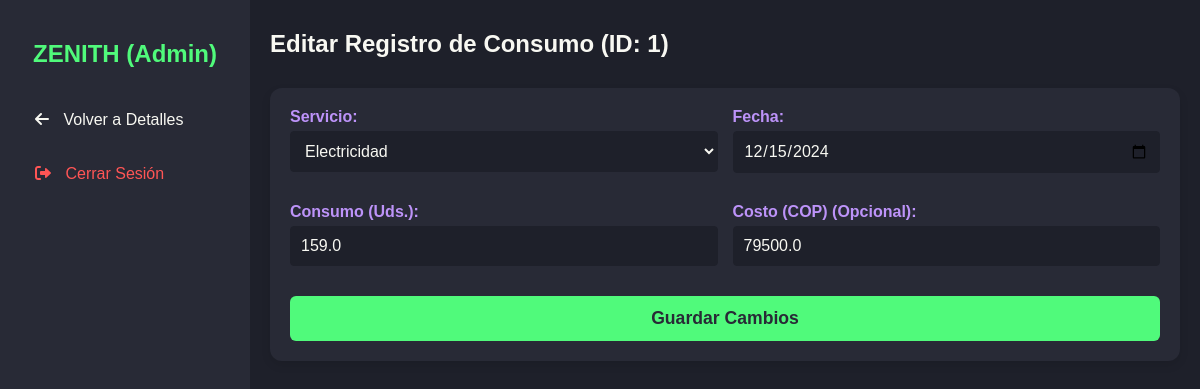
The app's page /admin/edit_consumo/1 (signed in) with its own data.
### models.py (models this page shows, shortened)
class Consumo(db.Model):
    id_consumo = db.Column(db.Integer, primary_key=True)
    valor_consumo = db.Column(db.Float, nullable=False)
    fecha_consumo = db.Column(db.Date, nullable=False)
    costo_total = db.Column(db.Float, nullable=True)
    fk_id_usuario = db.Column(db.Integer, db.ForeignKey('usuario.id_usuario'), nullable=False)
    fk_id_tipo_servicio = db.Column(db.Integer, db.ForeignKey('tipo__servicio.id_tipo_servicio'), nullable=False)

class Tipo_Servicio(db.Model):
    id_tipo_servicio = db.Column(db.Integer, primary_key=True)
    nombre_servicio = db.Column(db.String(50), unique=True, nullable=False)
    consumos = db.relationship('Consumo', backref='tipo_servicio', lazy=True)
    alertas = db.relationship('Alerta', backref='tipo_servicio', lazy=True)
    plantillas_alerta = db.relationship('Plantilla_Alerta', backref='tipo_servicio', lazy=True)

### app.py (the view, shortened to what this page needs)
@app.route('/admin/edit_consumo/<int:consumo_id>', methods=['GET', 'POST'])
@admin_required
def admin_edit_consumo(consumo_id):
    consumo = Consumo.query.get_or_404(consumo_id)
    servicios = Tipo_Servicio.query.all()
    user_id = consumo.fk_id_usuario
    return render_template('admin_edit_consumo.html', consumo=consumo, servicios=servicios)

### app.py (called while the page is built)
def admin_required(f):
    @wraps(f)
    def decorated_function(*args, **kwargs):
        if 'user_id' not in session or not session.get('is_admin'):
            flash('Debes ser administrador para acceder a esta página.', 'danger')
            return redirect(url_for('inicio'))
        return f(*args, **kwargs)
    return decorated_function

### templates/admin_edit_consumo.html (shortened to what this page needs)
<!DOCTYPE html>
<html lang="es" id="html">
<head>
    <link rel="stylesheet" href="{{ url_for('static', filename='styles.css') }}">
    <link rel="stylesheet" href="{{ url_for('static', filename='admin_styles.css') }}">
    <link rel="stylesheet" href="https://cdnjs.cloudflare.com/ajax/libs/font-awesome/6.0.0-beta3/css/all.min.css">
</head>
<body>
    <div class="app-container">
        <aside class="sidebar">
            <h1 class="logo">ZENITH (Admin)</h1>
            <nav class="menu">
                <ul>
                    <li><a href="{{ url_for('admin_view_user', user_id=consumo.fk_id_usuario) }}"><i class="fas fa-arrow-left"></i> Volver a Detalles</a></li>
                    <li><a href="{{ url_for('logout') }}" style="color: var(--danger-color);"><i class="fas fa-sign-out-alt"></i> Cerrar Sesión</a></li>
                </ul>
            </nav>
        </aside>
        <main class="main-content">
            <header class="header">
                <h2>Editar Registro de Consumo (ID: {{ consumo.id_consumo }})</h2>
            </header>
            <div class="card">
                <form method="POST" class="input-form-container">
                    <div class="input-group">
                        <label for="servicio_id">Servicio:</label>
                        <select id="servicio_id" name="servicio_id" required>
                            {% for s in servicios %}
                            <option value="{{ s.id_tipo_servicio }}" {% if s.id_tipo_servicio == consumo.fk_id_tipo_servicio %}selected{% endif %}>
                                {{ s.nombre_servicio }}
                            </option>
                            {% endfor %}
                        </select>
                    </div>
                    <div class="input-group">
                        <label for="fecha">Fecha:</label>
                        <input type="date" id="fecha" name="fecha" value="{{ consumo.fecha_consumo.strftime('%Y-%m-%d') }}" required>
                    </div>
                    <div class="input-group">
                        <label for="consumo">Consumo (Uds.):</label>
                        <input type="number" step="0.01" id="consumo" name="consumo" value="{{ consumo.valor_consumo }}" required>
                    </div>
                    <div class="input-group">
                        <label for="costo">Costo (COP) (Opcional):</label>
                        <input type="number" step="0.01" id="costo" name="costo" value="{{ consumo.costo_total if consumo.costo_total is not none else '' }}">
                    </div>
                    <button type="submit" class="main-btn" style="grid-column: span 2;">Guardar Cambios</button>
                </form>
            </div>
        </main>
    </div>
</body>
</html>

### static/styles.css (style rules this page uses)
:root { --bg-color: #1e202a; --card-bg: #282a36; --text-color: #f8f8f2; --primary-color: #50fa7b; --secondary-color: #50fa7b; --accent-color: #8be9fd; --danger-color: #ff5555; --link-color: #bd93f9; }
* { box-sizing: border-box; }
body { font-family: 'Poppins', sans-serif; margin: 0; padding: 0; background-color: var(--bg-color); color: var(--text-color); overflow-x: hidden; }
.app-container { display: flex; min-height: 100vh; width: 100%; overflow-x: hidden; }
.sidebar { width: 250px; flex-shrink: 0; background-color: var(--card-bg); color: var(--text-color); padding: 20px; height: 100vh; position: sticky; top: 0; overflow-y: auto; z-index: 100; transition: width 0.3s ease; }
.main-content { flex-grow: 1; padding: 20px; background-color: var(--bg-color); min-width: 0; overflow-x: hidden; }
.logo { color: var(--primary-color); text-align: center; margin-bottom: 30px; font-weight: 600; }
.menu ul { list-style: none; padding: 0; margin: 0; }
.menu li { margin-bottom: 10px; padding: 8px 10px; border-radius: 6px; transition: background-color 0.2s; }
.menu a { color: var(--text-color); text-decoration: none; display: block; padding: 5px; }
.menu a i { margin-right: 10px; }
.header { display: flex; justify-content: space-between; align-items: center; margin-bottom: 20px; padding: 10px 0; }
.header h2 { color: var(--text-color); font-weight: 600; margin: 0; }
.card { background-color: var(--card-bg); padding: 20px; border-radius: 12px; box-shadow: 0 4px 10px rgba(0, 0, 0, 0.1); transition: transform 0.2s; }
.input-form-container { display: grid; grid-template-columns: 1fr 1fr; gap: 15px; }
.input-group { margin-bottom: 15px; display: flex; flex-direction: column; }
.input-group label { font-weight: 600; color: var(--link-color); margin-bottom: 5px; }
.input-group input, .input-group select, .input-group textarea { padding: 10px; border: 1px solid var(--bg-color); border-radius: 4px; font-size: 1em; background-color: var(--bg-color); color: var(--text-color); font-family: 'Poppins', sans-serif; }
.main-btn { grid-column: span 2; padding: 12px 20px; font-size: 1.1em; font-weight: bold; border: none; border-radius: 6px; cursor: pointer; transition: background-color 0.3s, transform 0.1s; background-color: var(--primary-color); color: var(--card-bg); }

### static/admin_styles.css (style rules this page uses)
body { background-color: var(--bg-color); color: var(--text-color); }

### records on screen
Consumo: id_consumo "1", servicio_id "Electricidad", fecha "12/15/2024", consumo "159.0", costo "79500.0"
